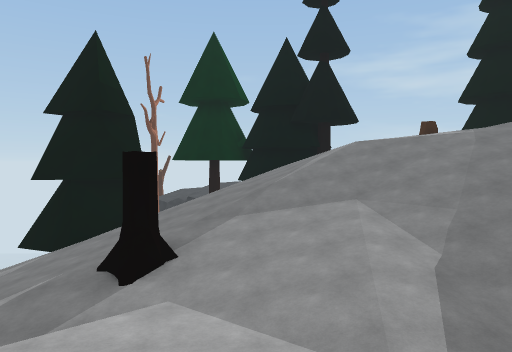
[1] (above)

24 first-person views from a walk through a scene from a Unity 3-D project. The camera is 1.3 m above the floor, tilts 2° down and sees 70° across. The floor is counted in squares, 2 m on a side. Each view is taken from the middle of a square. On the plan, view 1 faces up. The plan holds only what a view shows up to about 11 squares ahead; the rest is blank. The place goes on beyond the plan.

[2]
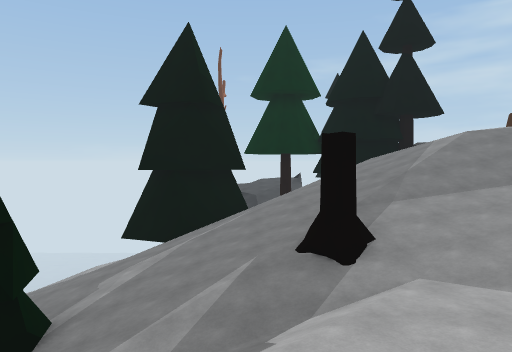

[3]
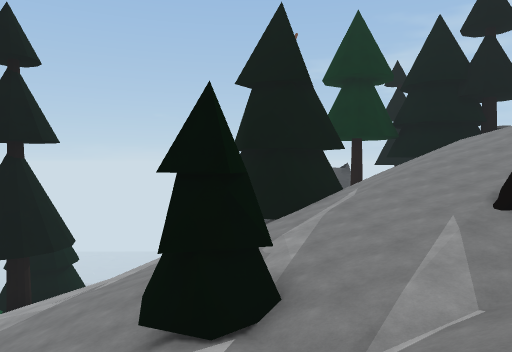

[4]
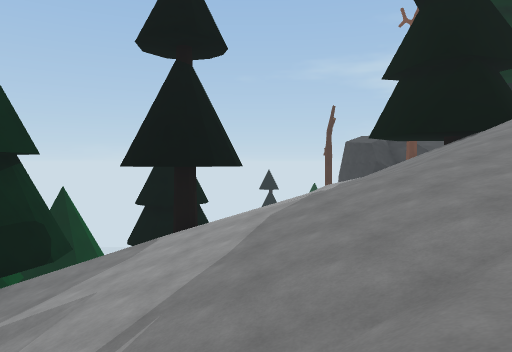

[5]
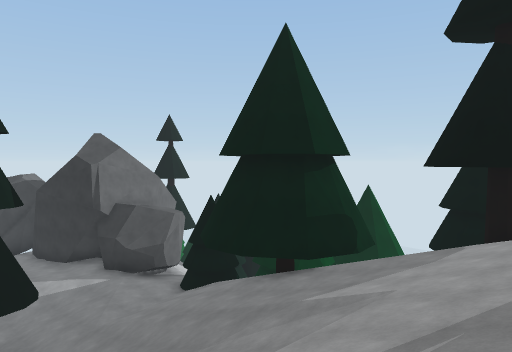

[6]
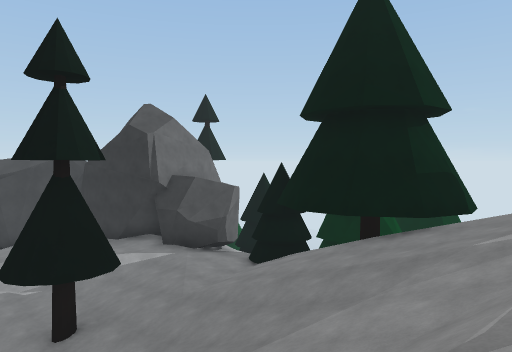

[7]
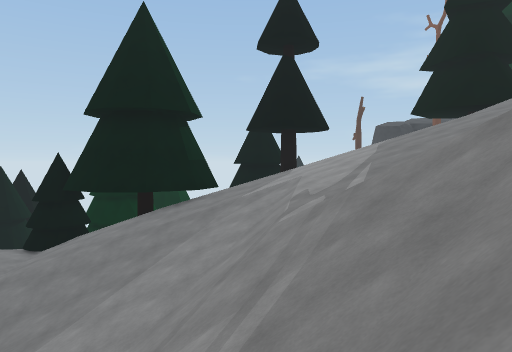

[8]
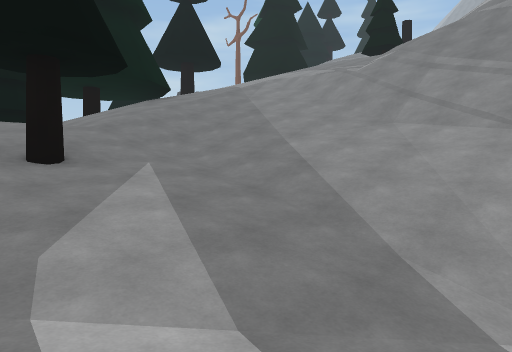

[9]
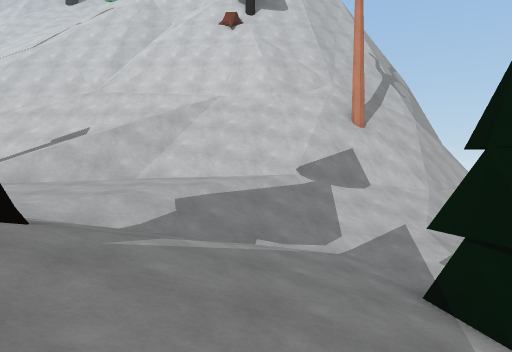

[10]
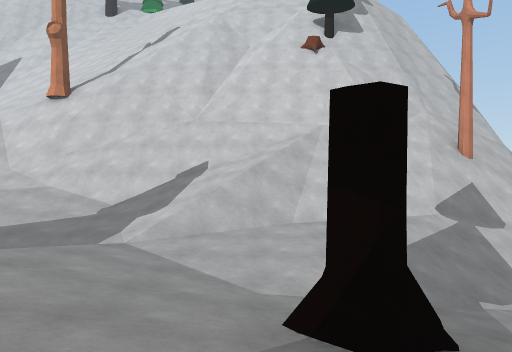

[11]
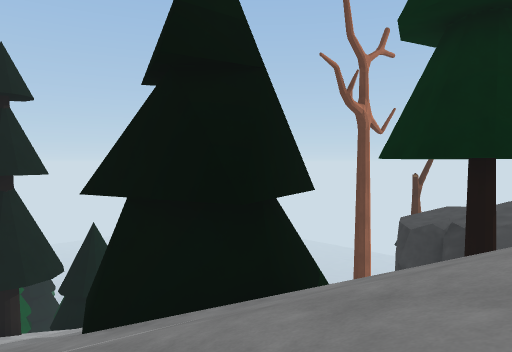

[12]
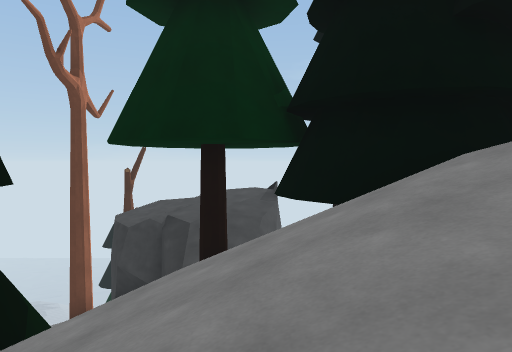

[13]
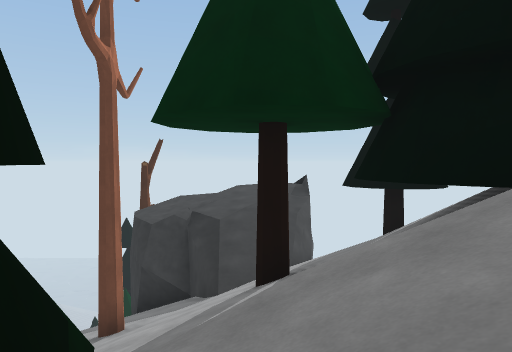

[14]
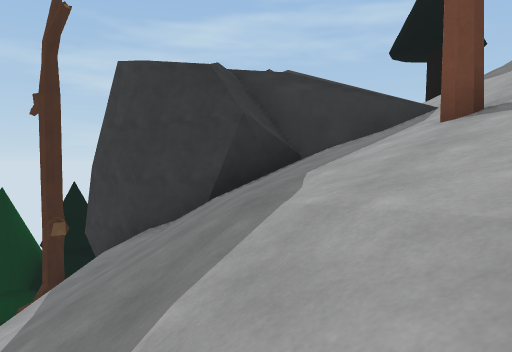

[15]
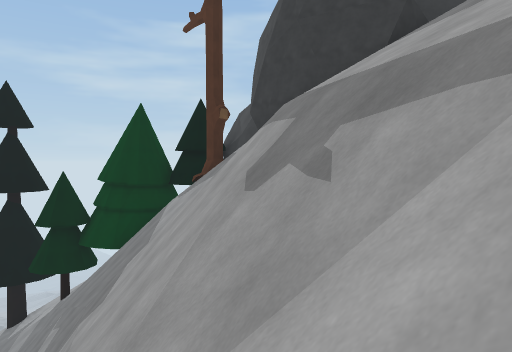

[16]
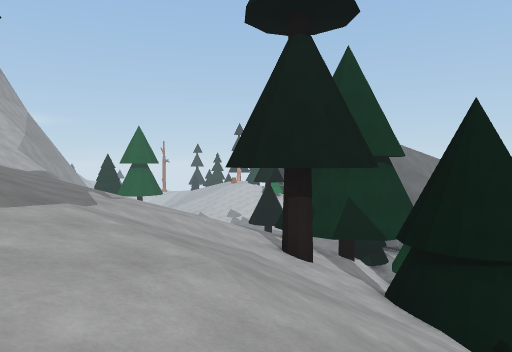

[17]
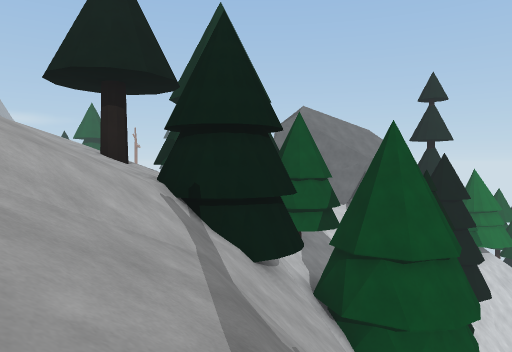

[18]
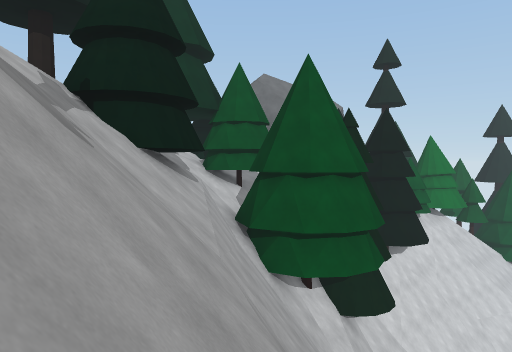

[19]
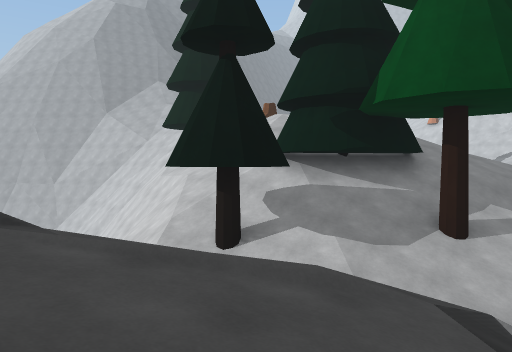

[20]
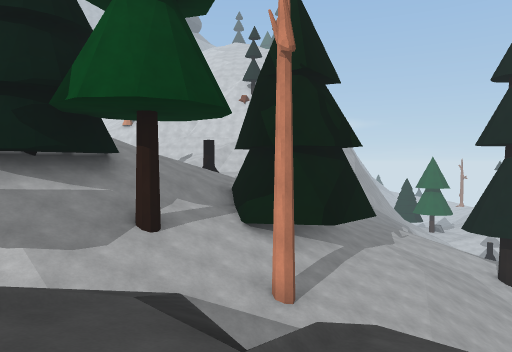

[21]
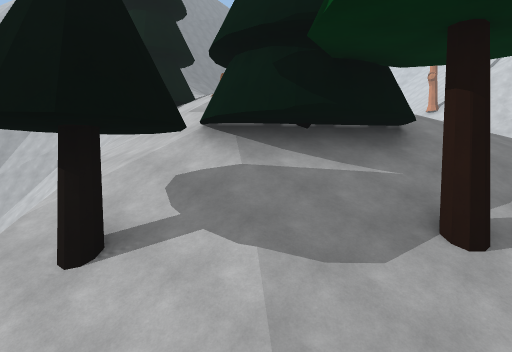

[22]
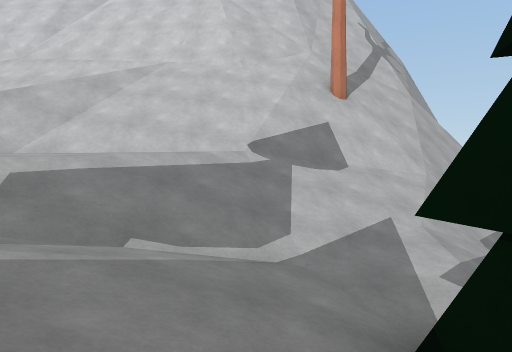

[23]
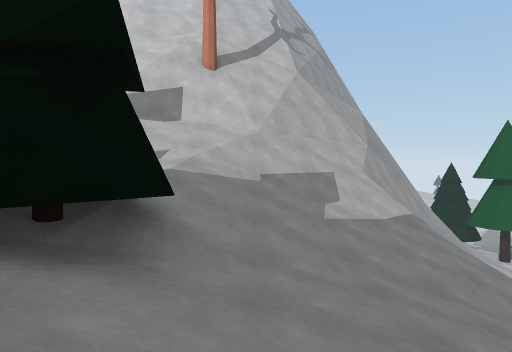

[24]
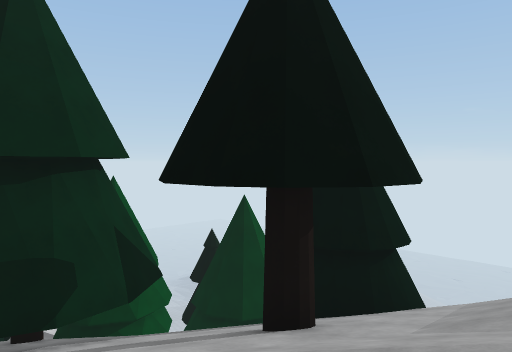

### Floor plan
Key: @ floor where view 1 was taken; # wall or solid block; . main floor; : floor 1.5 m higher than the main floor; - floor 1.75 m lower than the main floor; _ floor 3.25 m lower than the main floor; + floor 4.75 m higher than the main floor; < floor 5 m lower than the main floor; ( floor 11.25 m lower than the main floor; ! floor 13 m lower than the main floor; ? floor 14.5 m lower than the main floor; / step, stairs or slope; = window, fence, low wall or low ledge; v drop or lower ground; T tree; R rock; O other object.
Columns run from 22 left of view 1 to 6 right of it. Each row starts with its distance up from view 1.
 27            /=/TTT
 26            =v// ##
 25            v////#
 24            v////#
 23            v////# ///.
 22            v/   #  ..//
 21           vv/  //-/-///
 20           vvv ///#v////
 19          vvvv////////#/#////
 18         vvv////////////T/////
 17        vv///////////////////#
 16     ##vvv////////#/////#T////
 15      TTvv///////////T/=##//
 14  TT  T###T///////TT///T#T
 13    TT/=# T//////T#T///TTT
 12     /// T/////</###/////
 11     T   ///////T##T//////
 10   TTT////T//////TT-//////+ ++
  9   T  /#//////////-/////////++
  8 R TT/##/////////-////////////
  7 R(T//#T////////_////////////
  6 (((//////////////--.////://
  5 //(///////////_TT---O///://
  4 /////////////</TT---/.//./
  3 (///////////////-///...../
  2 (T!(///////////////...//..
  1 /!!!//////////////..////../
  0 /!!!//////////////////@///::
 -1 ???//////////////////////////
 -2 ???//////////#/#/////////////
 -3 ? ?/    ///=#v///#####///////
 -4          ###v=##########/
 -5            ######      #

Positions as (right, up) in squares from view 1, and headings:
1: (0, 0), facing up
2: (-3, 0), facing up
3: (-6, 0), facing up
4: (-11, 1), facing up
5: (-11, 1), facing up-left
6: (-13, 0), facing up-left
7: (-14, -3), facing up
8: (-22, -3), facing up-right
9: (-4, 8), facing down
10: (-1, 8), facing down
11: (0, 8), facing up-left
12: (-1, 9), facing up
13: (-2, 10), facing up
14: (-9, 15), facing up-right
15: (-13, 16), facing up-right
16: (-7, 15), facing down-left
17: (-9, 19), facing down-left
18: (-10, 21), facing down-left
19: (-4, 23), facing down-right
20: (-4, 23), facing down
21: (-3, 20), facing down-right
22: (-5, 6), facing down
23: (-8, 7), facing down
24: (-10, 7), facing up-left
